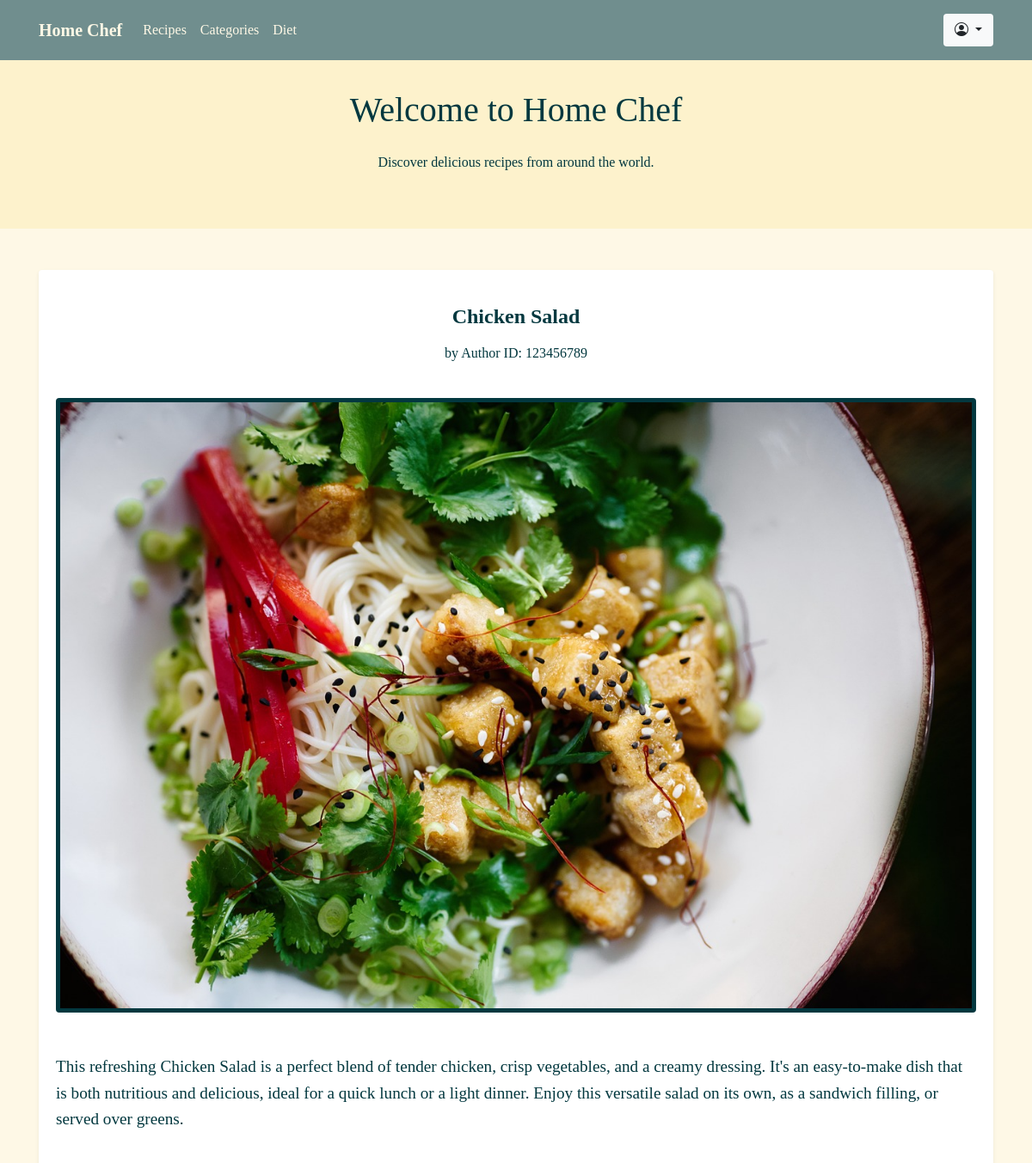
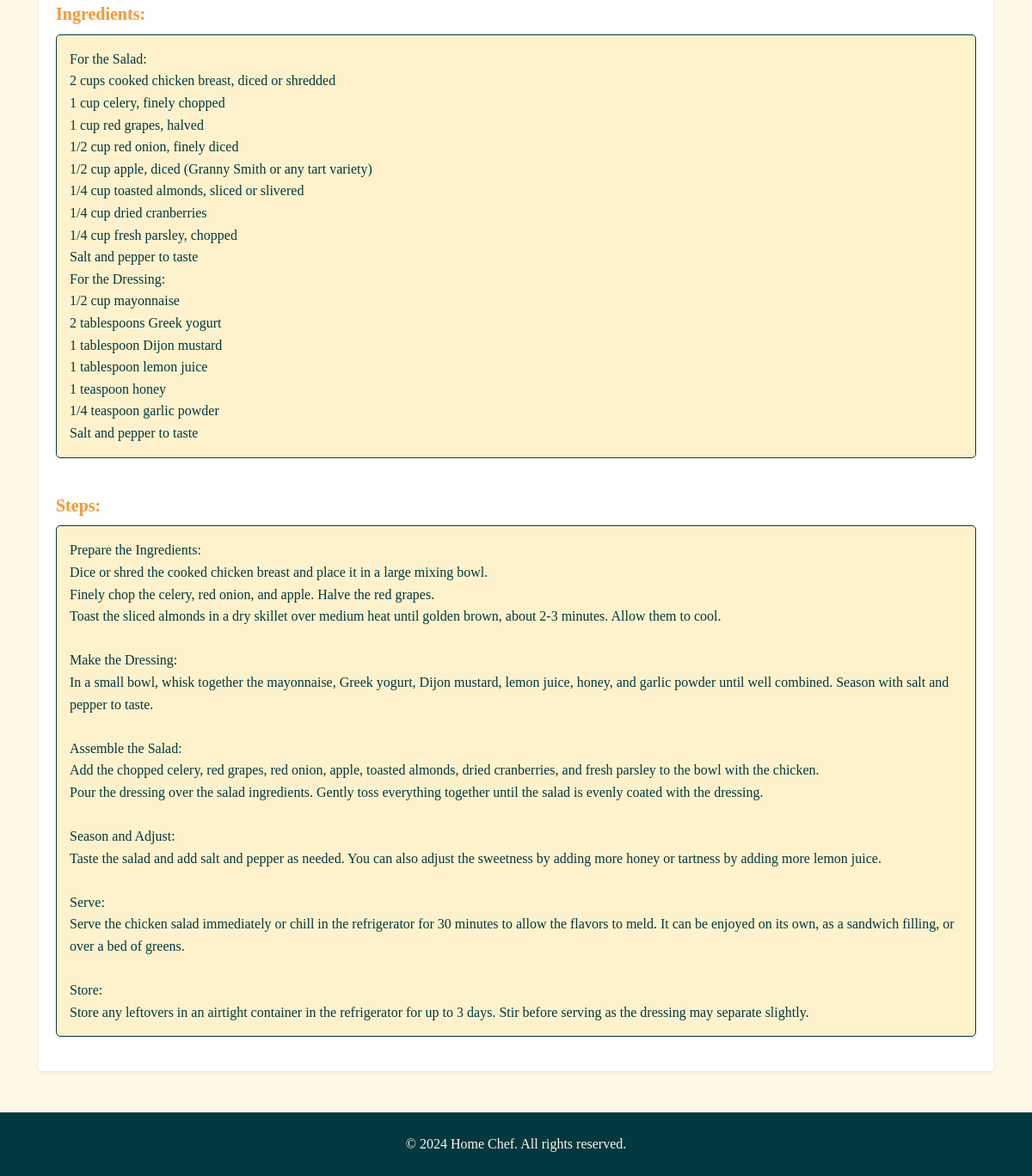
The page /detail.php?id=5 on the database its author committed (2 pictures, top to bottom).
### tables this page shows
CREATE TABLE IF NOT EXISTS `recipes` (
  `id` int NOT NULL AUTO_INCREMENT,
  `title` varchar(30) NOT NULL,
  `authorid` varchar(30) NOT NULL,
  `description` longtext NOT NULL,
  `ingredients` longtext NOT NULL,
  `steps` longtext NOT NULL,
  `image` varchar(255) NOT NULL,
  PRIMARY KEY (`id`)
);

### detail.php (the view, shortened to what this page needs)
<?php
include("dbconnect.php");
$id = $_GET["id"];
$qry2 = "SELECT * FROM `recipes` where id = '$id'";
$result2 = mysqli_query($connect, $qry2);
?>
<!DOCTYPE html>
<html lang="en">
<head>
  <link rel="stylesheet" href="https://cdn.jsdelivr.net/npm/bootstrap@4.6.2/dist/css/bootstrap.min.css">
  <link rel="stylesheet" href="https://cdn.jsdelivr.net/npm/bootstrap-icons@1.11.3/font/bootstrap-icons.css">
</head>
<body>
  <nav class="navbar navbar-expand-lg fixed-top">
    <div class="container">
      <a class="navbar-brand" href="home.php">Home Chef</a>
      <div class="collapse navbar-collapse" id="navbarNav">
        <ul class="navbar-nav mr-auto">
          <li class="nav-item">
            <a class="nav-link" href="recipes.html">Recipes</a>
          </li>
          <li class="nav-item">
            <a class="nav-link" href="categories.html">Categories</a>
          </li>
          <li class="nav-item">
            <a class="nav-link" href="diet.html">Diet</a>
          </li>
        </ul>
        <span class="navbar-text">
          <div class="dropdown">
            <button type="button" class="btn dropdown-toggle bg-light" data-toggle="dropdown">
              <i class="bi bi-person-circle"></i>
            </button>
          </div>
        </span>
      </div>
    </div>
  </nav>
  <header class="text-center py-5">
    <div class="container">
      <h1 class="mb-4">Welcome to Home Chef</h1>
      <p>Discover delicious recipes from around the world.</p>
    </div>
  </header>
  <section class="recipe-section py-5">
    <div class="container">
      <div class="row">
        <?php
        while ($data = mysqli_fetch_assoc($result2)) { ?>
          <div class="col-md-12">
            <div class="card shadow-sm border-0 mb-4">
              <div class="card-body">
                <h2 class="card-title text-center"><?php echo htmlspecialchars($data['title']); ?></h2>
                <p class="text-center author-id">by Author ID: <span><?php echo htmlspecialchars($data['authorid']); ?></span></p>
                <img src="images/<?php echo htmlspecialchars($data['image']); ?>" class="img-fluid rounded mx-auto d-block" alt="Recipe Image">
                <p class="description mt-4"><?php echo htmlspecialchars($data['description']); ?></p>
                <h4>Ingredients:</h4>
                <ul class="ingredients">
                  <?php echo nl2br(htmlspecialchars($data['ingredients'])); ?>
                </ul>
                <h4>Steps:</h4>
                <ol class="steps">
                  <?php echo nl2br(htmlspecialchars($data['steps'])); ?>
                </ol>
              </div>
            </div>
          </div>
        <?php } ?>
      </div>
    </div>
  </section>
  <footer class="text-center py-4">
    <div class="container">
      <p>&copy; 2024 Home Chef. All rights reserved.</p>
    </div>
  </footer>
</body>
</html>

### detail.php (style rules this page uses)
body { font-family: Georgia, 'Times New Roman', Times, serif; line-height: 1.6; background-color: #FEF8E6; color: #03383F; padding-top: 56px; }
a { color: #03383F; }
.navbar { background-color: #708E8E; }
.navbar-brand { color: #FEF8E6; font-weight: bold; }
.navbar-nav .nav-link { color: #FEF8E6; }
header { background-color: #FDF2CC; padding: 60px 0; }
header h1 { color: #03383F; }
header p { color: #03383F; }
.recipe-section { background-color: #FEF8E6; padding: 40px 0; }
.recipe-section h2 { color: #03383F; margin-top: 20px; font-size: 1.5rem; font-weight: bold; }
.recipe-section h4 { color: #F9972F; margin-top: 20px; font-size: 1.25rem; font-weight: bold; }
.recipe-section ul, .recipe-section ol { color: #03383F; margin-bottom: 20px; }
.recipe-section ul { list-style-type: square; }
.recipe-section ol { list-style-type: decimal; }
.ingredients, .steps { background-color: #FDF2CC; border: 1px solid #03383F; padding: 15px; border-radius: 5px; }
.img-fluid { border: 5px solid #03383F; margin: 20px 0; }
.card-title { color: #F9972F; font-size: 2rem; font-weight: bold; }
.description { font-size: 1.2rem; margin-top: 20px; color: #03383F; }
footer { background-color: #03383F; color: #FEF8E6; padding: 20px 0; }
footer p { margin: 0; }
.card { height: 100%; }
.card-body { display: flex; flex-direction: column; justify-content: space-between; }

### rows shown on the page
recipes: title "Chicken Salad", authorid "123456789", image (picture), description "This refreshing Chicken Salad is a perfect blend of tender chicken, crisp vegetables, and a creamy dressing. It's an easy-to-make dish that is both nutritious and delicious, ideal for a quick lunch or a light dinner. Enjoy this versatile salad on its own, as a sandwich filling, or served over greens.", ingredients "For the Salad: 2 cups cooked chicken breast, diced or shredded 1 cup celery, finely chopped 1 cup red grapes, halved 1/2 cup red onion, finely diced 1/2 cup apple, diced (Granny Smith or any tart variety) 1/4 cup toasted almonds, sliced or slivered 1/4 cup dried cranberries 1/4 cup fresh parsley, chopped Salt and pepper to taste For the Dressing: 1/2 cup mayonnaise 2 tablespoons Greek yogurt 1 tablespoon Dijon mustard 1 tablespoon lemon juice 1 teaspoon honey 1/4 teaspoon garlic powder Salt and pepper to taste", steps "Prepare the Ingredients: Dice or shred the cooked chicken breast and place it in a large mixing bowl. Finely chop the celery, red onion, and apple. Halve the red grapes. Toast the sliced almonds in a dry skillet over medium heat until golden brown, about 2-3 minutes. Allow them to cool. Make the Dressing: In a small bowl, whisk together the mayonnaise, Greek yogurt, Dijon mustard, lemon juice, honey, and garlic powder until well combined. Season with salt and pepper to taste. Assemble the Salad: Add the chopped celery, red grapes, red onion, apple, toasted almonds, dried cranberries, and fresh parsley to the bowl with the chicken. Pour the dressing over the salad ingredients. Gently toss…"
